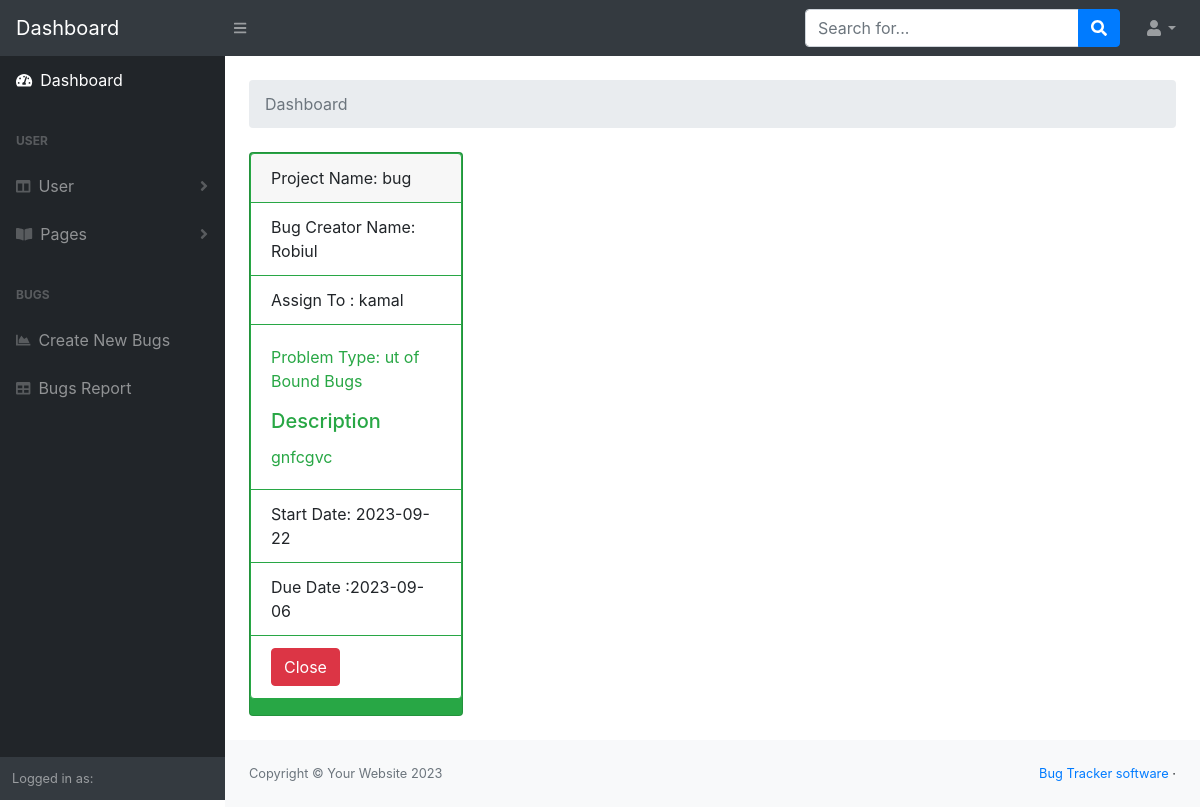
The app's page /admin/template.php with its own data.
### tables this page shows
CREATE TABLE `bugs` (
  `bugID` int(11) NOT NULL,
  `bugCreator` varchar(255) NOT NULL,
  `err_type` varchar(255) NOT NULL,
  `project_name` varchar(255) NOT NULL,
  `asign_to` varchar(255) NOT NULL,
  `start_date` date NOT NULL,
  `due_date` date NOT NULL,
  `msg` varchar(255) NOT NULL,
  `users_id` int(11) DEFAULT NULL,
  `projects_id` int(11) DEFAULT NULL
);

### admin/template.php (the view, shortened to what this page needs)
<?php include("includes/head.php")  ?>
<?php include_once("class/function.php") ?>
<?php
$query = "SELECT * FROM bugs ";
$show =   $result = mysqli_query($conn, $query);
?>
<body class="sb-nav-fixed">
    <?php include_once("includes/top_navbar.php")  ?>
    <div id="layoutSidenav">
        <?php include_once("includes/sidebar.php")  ?>
        <div id="layoutSidenav_content">
            <main>
                <div class="container-fluid">
                    <ol class="breadcrumb mb-4">
                        <li class="breadcrumb-item active">Dashboard</li>
                    </ol>
                    <div class="row">
                        <?php
                        while ($row = mysqli_fetch_assoc($show)) {
                            $project_name = $row['project_name'];
                            $deu_date = $row['due_date'];
                            $start_date = $row['start_date'];
                            $asignto = $row['asign_to'];
                            $msg = $row['msg'];
                            $err_type = $row['err_type'];
                            $bug_creator = $row['bugCreator'];
                        ?>
                            <div class="col-xl-3 col-md-6">
                                <div class="card bg-success text-Black mb-4">
                                    <div class="card border-success mb-3" style="max-width: 18rem;">
                                        <div class="card-header  border-success">Project Name:<?php echo $project_name; ?> </div>
                                        <div class="card-header bg-transparent border-success">Bug Creator Name:<?php echo $bug_creator; ?></div>
                                        <div class="card-header bg-transparent border-success">Assign To :<?php echo $asignto; ?></div>
                                        <div class="card-body text-success">
                                            <p class="card-text"> Problem Type:<?php echo $err_type; ?> </p>
                                            <h5 class="card-title">Description</h5>
                                            <p class="card-text"> <?php echo $msg; ?> </p>
                                        </div>
                                        <div class="card-footer bg-transparent border-success">Start Date: <?php echo $start_date; ?></div>
                                        <div class="card-footer bg-transparent border-success">Due Date :<?php echo $deu_date; ?></div>
                                        <div class="card-footer bg-transparent border-success ">
                                            <div class="d-grid gap-20">
                                                <a class="btn btn-danger" href="bug_delete.php?id=<?php echo $row['bugID']; ?>">Close</a>
                                            </div>
                                        </div>
                                    </div>
                                </div>
                            </div>
                        <?php } ?>
                    </div>
                </div>
            </main>
            <?php include_once("includes/footer.php")   ?>
        </div>
    </div>
</body>
</html>

### records on screen
bugs: project_name "bug", bugCreator "Robiul", asign_to "kamal", err_type "ut of Bound Bugs", msg "gnfcgvc", start_date "2023-09-22", due_date "2023-09-06"
